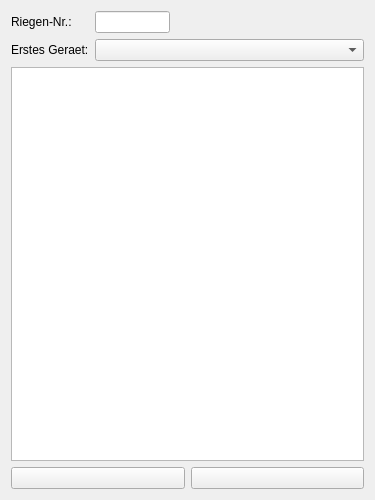
<?xml version="1.0" encoding="UTF-8"?>
<ui version="4.0">
 <class>Riegen_Widget</class>
 <widget class="QWidget" name="Riegen_Widget">
  <property name="geometry">
   <rect>
    <x>0</x>
    <y>0</y>
    <width>375</width>
    <height>500</height>
   </rect>
  </property>
  <property name="sizePolicy">
   <sizepolicy hsizetype="Fixed" vsizetype="Fixed">
    <horstretch>0</horstretch>
    <verstretch>0</verstretch>
   </sizepolicy>
  </property>
  <property name="minimumSize">
   <size>
    <width>375</width>
    <height>500</height>
   </size>
  </property>
  <property name="maximumSize">
   <size>
    <width>375</width>
    <height>16777215</height>
   </size>
  </property>
  <property name="windowTitle">
   <string>Form</string>
  </property>
  <layout class="QGridLayout" name="gridLayout">
   <item row="0" column="0">
    <widget class="QLabel" name="label">
     <property name="text">
      <string>Riegen-Nr.:</string>
     </property>
    </widget>
   </item>
   <item row="0" column="1">
    <widget class="QLineEdit" name="txt_nummer">
     <property name="minimumSize">
      <size>
       <width>75</width>
       <height>0</height>
      </size>
     </property>
     <property name="maximumSize">
      <size>
       <width>75</width>
       <height>16777215</height>
      </size>
     </property>
    </widget>
   </item>
   <item row="1" column="0">
    <widget class="QLabel" name="label_2">
     <property name="text">
      <string>Erstes Geraet:</string>
     </property>
    </widget>
   </item>
   <item row="1" column="1">
    <widget class="QComboBox" name="cmb_geraet">
     <property name="sizePolicy">
      <sizepolicy hsizetype="Expanding" vsizetype="Fixed">
       <horstretch>0</horstretch>
       <verstretch>0</verstretch>
      </sizepolicy>
     </property>
    </widget>
   </item>
   <item row="2" column="0" colspan="2">
    <widget class="QTableView" name="tbl_list">
     <property name="editTriggers">
      <set>QAbstractItemView::NoEditTriggers</set>
     </property>
     <property name="alternatingRowColors">
      <bool>true</bool>
     </property>
     <property name="selectionBehavior">
      <enum>QAbstractItemView::SelectRows</enum>
     </property>
     <attribute name="horizontalHeaderHighlightSections">
      <bool>false</bool>
     </attribute>
     <attribute name="verticalHeaderVisible">
      <bool>true</bool>
     </attribute>
     <attribute name="verticalHeaderDefaultSectionSize">
      <number>20</number>
     </attribute>
     <attribute name="verticalHeaderVisible">
      <bool>true</bool>
     </attribute>
     <attribute name="verticalHeaderDefaultSectionSize">
      <number>20</number>
     </attribute>
     <attribute name="horizontalHeaderHighlightSections">
      <bool>false</bool>
     </attribute>
    </widget>
   </item>
   <item row="3" column="0" colspan="2">
    <widget class="QWidget" name="widget" native="true">
     <layout class="QHBoxLayout" name="horizontalLayout">
      <property name="margin">
       <number>0</number>
      </property>
      <item>
       <widget class="QPushButton" name="but_add">
        <property name="text">
         <string/>
        </property>
        <property name="icon">
         <iconset resource="../../../../resources/TurnFix.qrc">
          <normaloff>:/appicons/up.png</normaloff>:/appicons/up.png</iconset>
        </property>
        <property name="iconSize">
         <size>
          <width>32</width>
          <height>32</height>
         </size>
        </property>
       </widget>
      </item>
      <item>
       <widget class="QPushButton" name="but_remove">
        <property name="text">
         <string/>
        </property>
        <property name="icon">
         <iconset resource="../../../../resources/TurnFix.qrc">
          <normaloff>:/appicons/down.png</normaloff>:/appicons/down.png</iconset>
        </property>
        <property name="iconSize">
         <size>
          <width>32</width>
          <height>32</height>
         </size>
        </property>
       </widget>
      </item>
     </layout>
    </widget>
   </item>
  </layout>
 </widget>
 <resources>
  <include location="../../../../resources/TurnFix.qrc"/>
 </resources>
 <connections/>
</ui>
